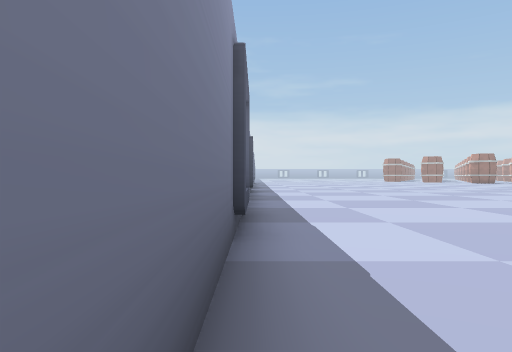
[1] (above)

24 first-person views from a walk through a 3-D level made in the Unity game engine. The camera is 1.4 m above the floor, looks level and sees 70° across. The floor is counted in squares, 2 m on a side. Each view is taken from the middle of a square. On the plan, view 1 faces up. The plan holds only what a view shows up to about 11 squares ahead; the rest is blank. The place goes on beyond the plan. Some animated figures are left out. Some surface patterns are stand-ins.

[2]
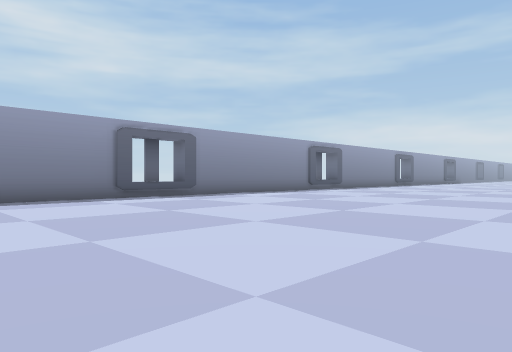

[3]
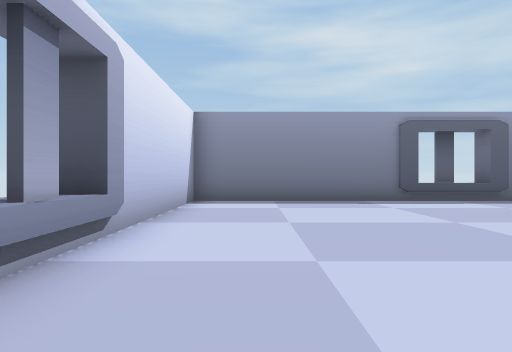

[4]
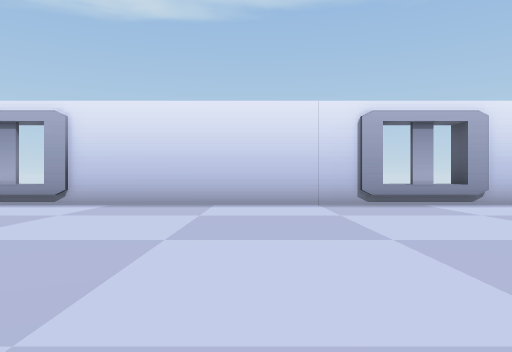

[5]
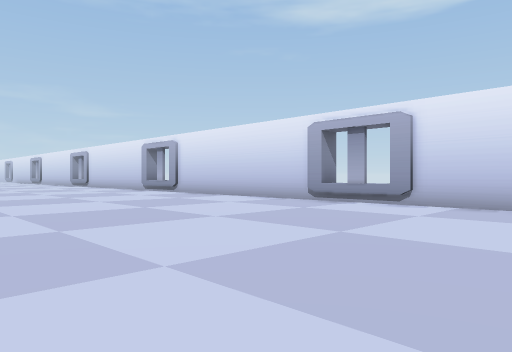

[6]
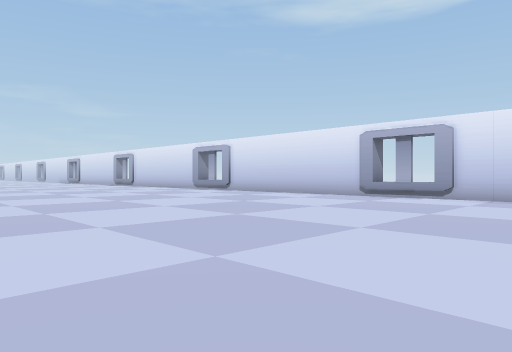

[7]
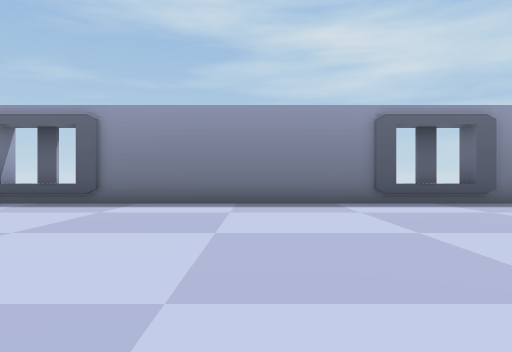

[8]
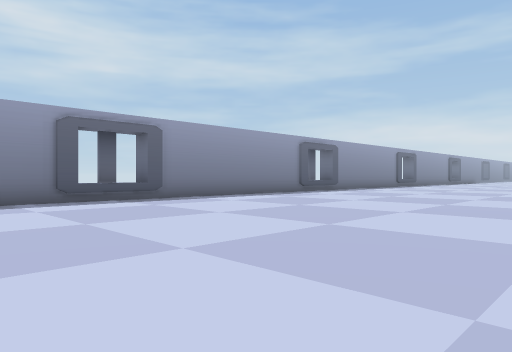

[9]
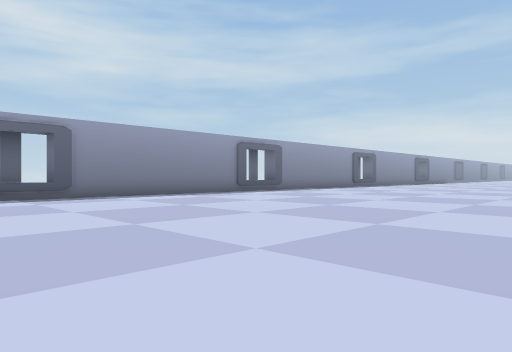

[10]
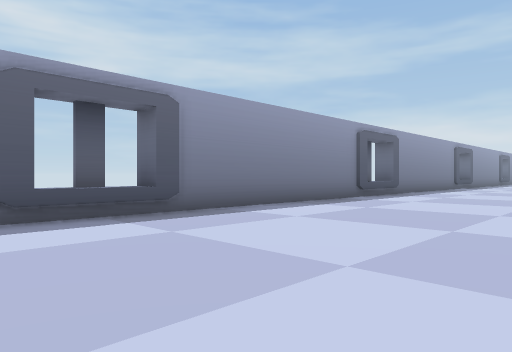

[11]
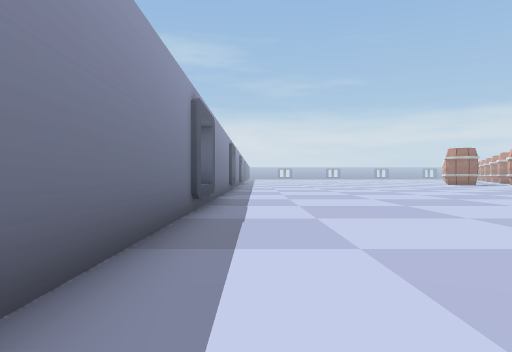

[12]
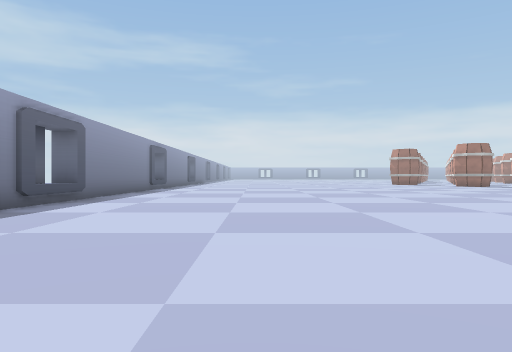

[13]
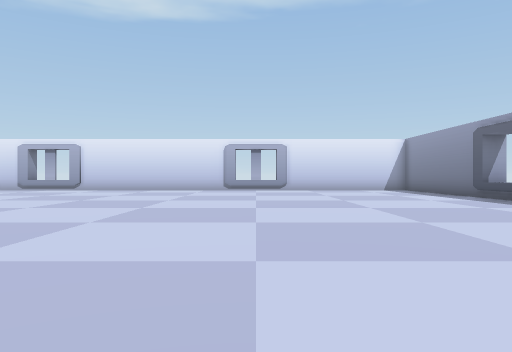

[14]
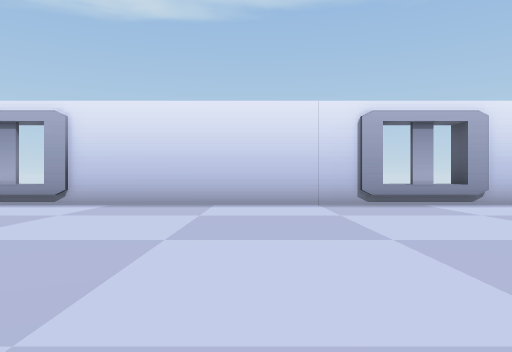

[15]
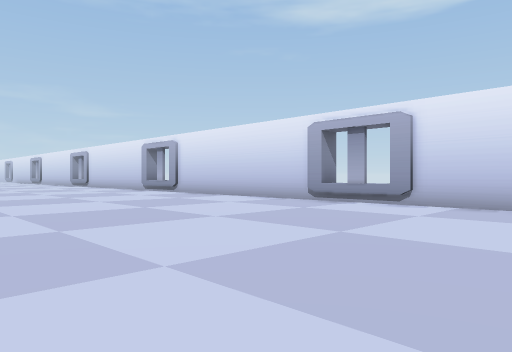

[16]
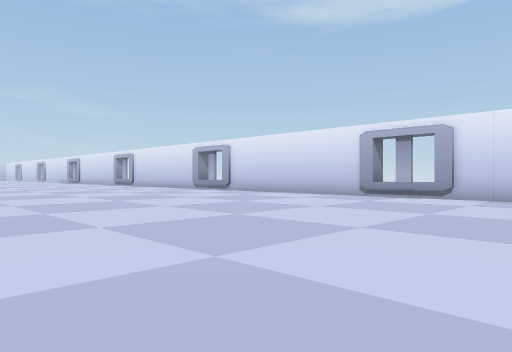

[17]
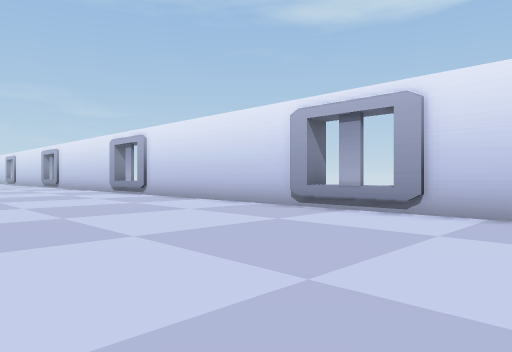

[18]
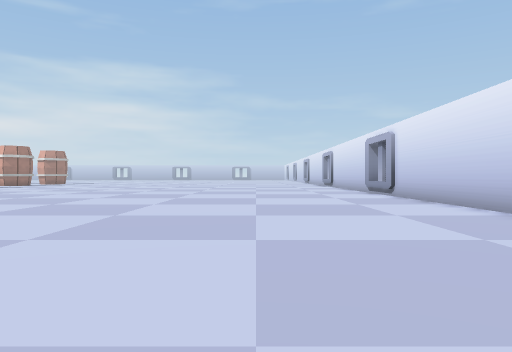

[19]
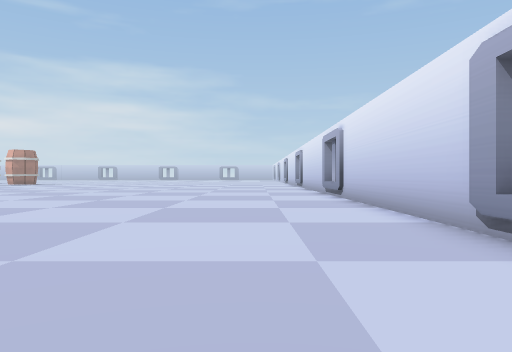

[20]
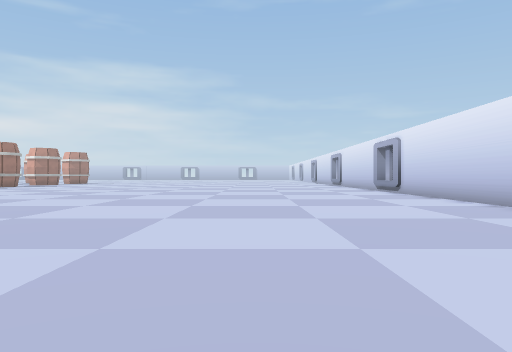

[21]
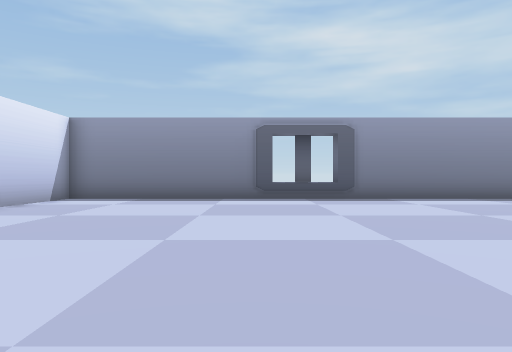

[22]
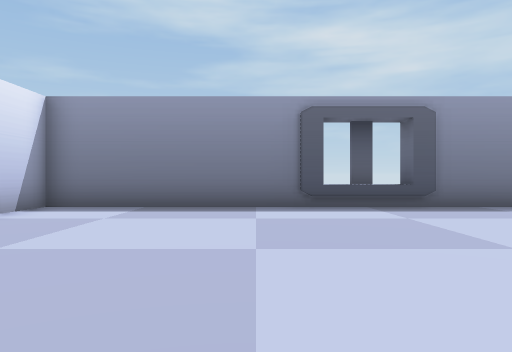

[23]
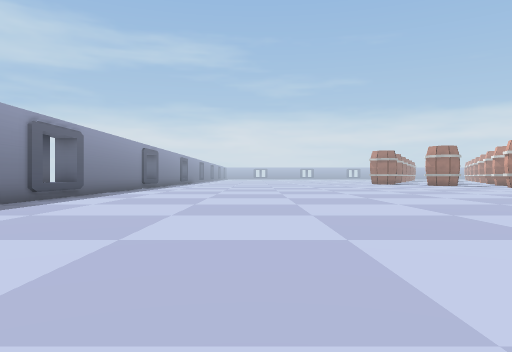

[24]
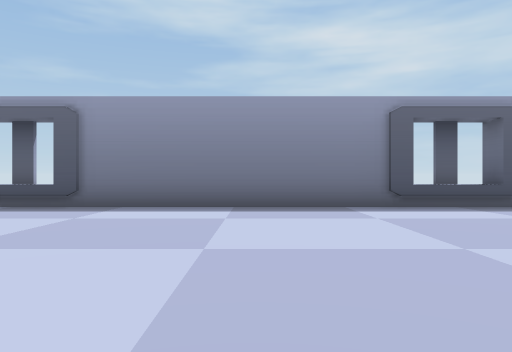

### Floor plan
Points are (right, up) in squares from view 1. A wall is a line through its corners. A room is listed if a view was taken in it or the views show most of it. See-through windows are left out.
Room 1 (views 1, 2, 3, 4, 5, 6, 7, 8, 9, 10, 11, 12, 13, 14, 15, 16, 17, 18, 19, 20, 21, 22, 23, 24)
walls: (0, 16.5) (-0.9, 16.5); (-0.6, 15.9) (-0.6, 15.2); (-0.1, 6.5) (-0.9, 6.5); (-0.6, 5.8) (-0.6, 5.2); (-0.9, 4.5) (-0.2, 4.5); (-0.1, 26.5) (-0.9, 26.5); (-0.6, 25.9) (-0.6, 25.2); (-0.2, 27.2) (-0.2, -1.8) (35, -1.8)

Where each view was taken, in squares from view 1:
view 1: 0 up, 0 right, facing up
view 2: 1 down, 11 right, facing up-left
view 3: 0 up, 10 right, facing left
view 4: 7 up, 11 right, facing down
view 5: 7 up, 12 right, facing down-right
view 6: 10 up, 12 right, facing down-right
view 7: 11 up, 9 right, facing left
view 8: 11 up, 10 right, facing up-left
view 9: 13 up, 12 right, facing up-left
view 10: 13 up, 6 right, facing up-left
view 11: 17 up, 1 right, facing up
view 12: 16 up, 5 right, facing up
view 13: 16 up, 7 right, facing down
view 14: 7 up, 21 right, facing down
view 15: 7 up, 22 right, facing down-right
view 16: 10 up, 22 right, facing down-right
view 17: 5 up, 23 right, facing down-right
view 18: 3 up, 23 right, facing right
view 19: 1 up, 24 right, facing right
view 20: 4 up, 21 right, facing right
view 21: 4 up, 11 right, facing left
view 22: 3 up, 8 right, facing left
view 23: 14 up, 6 right, facing up
view 24: 21 up, 8 right, facing left
